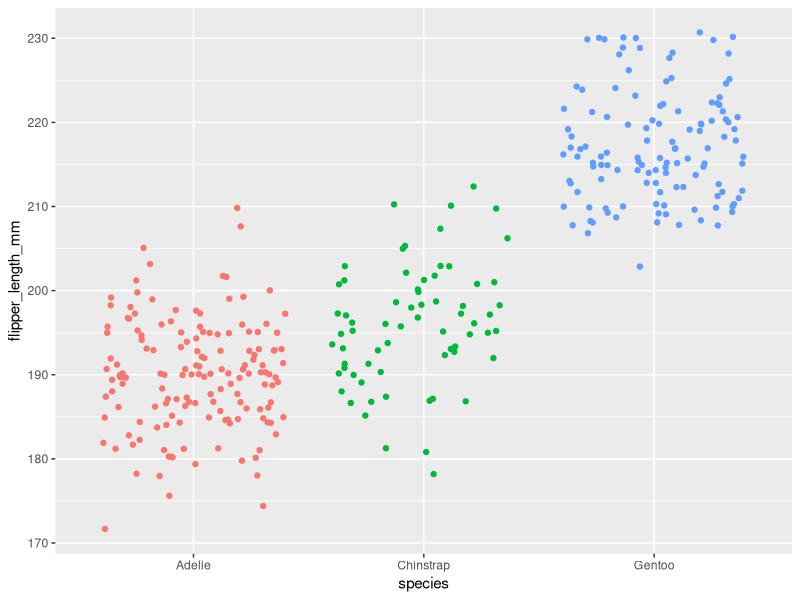
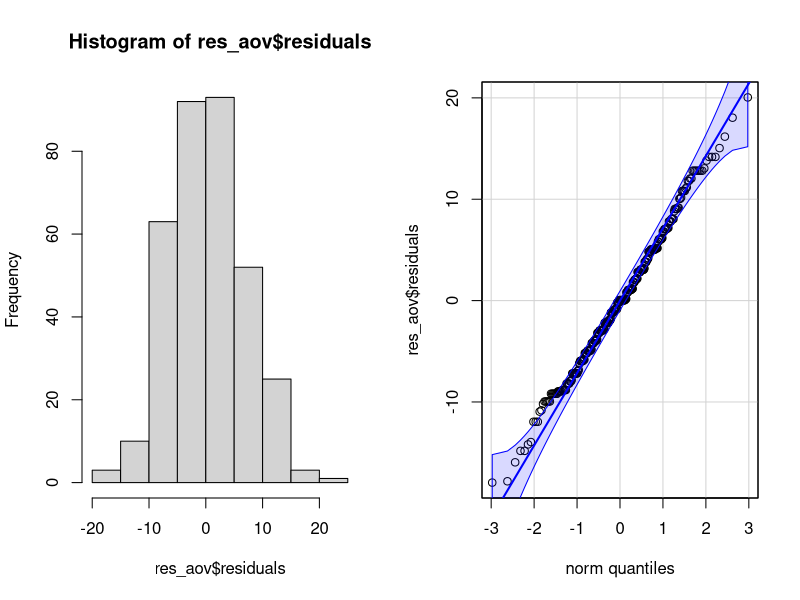
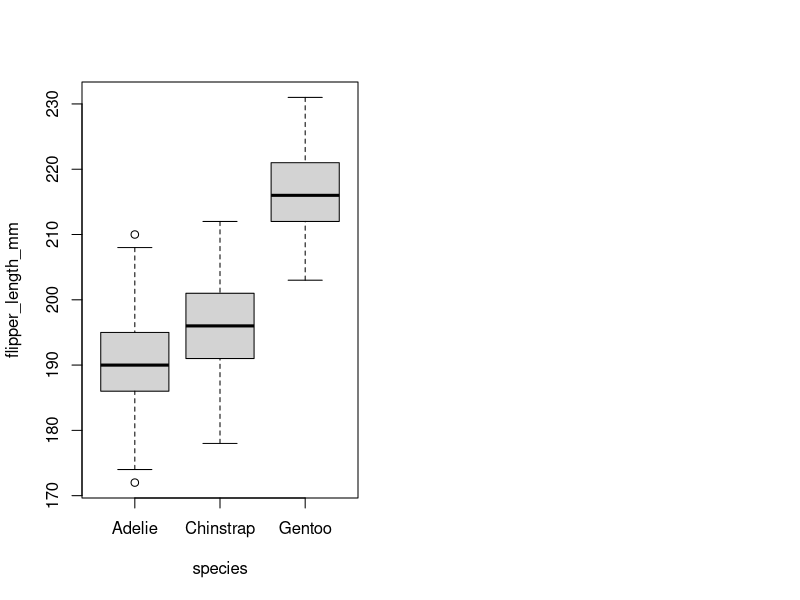
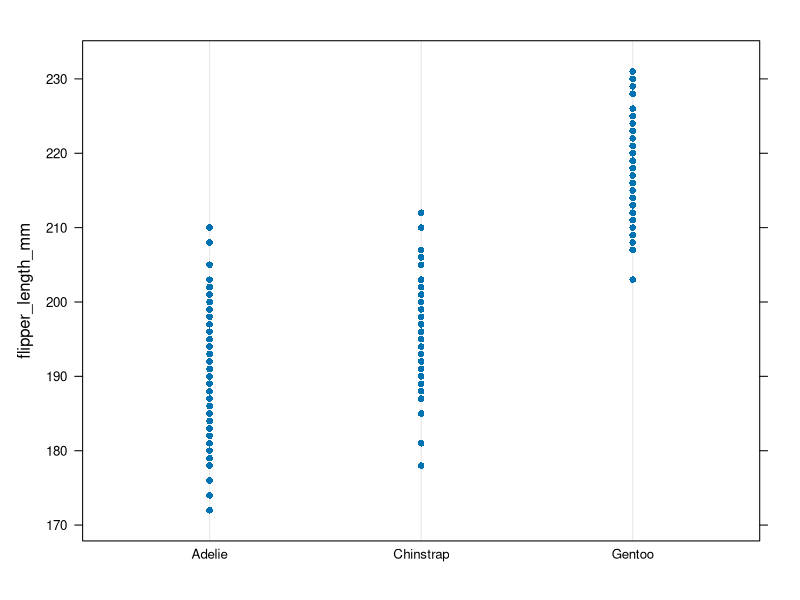
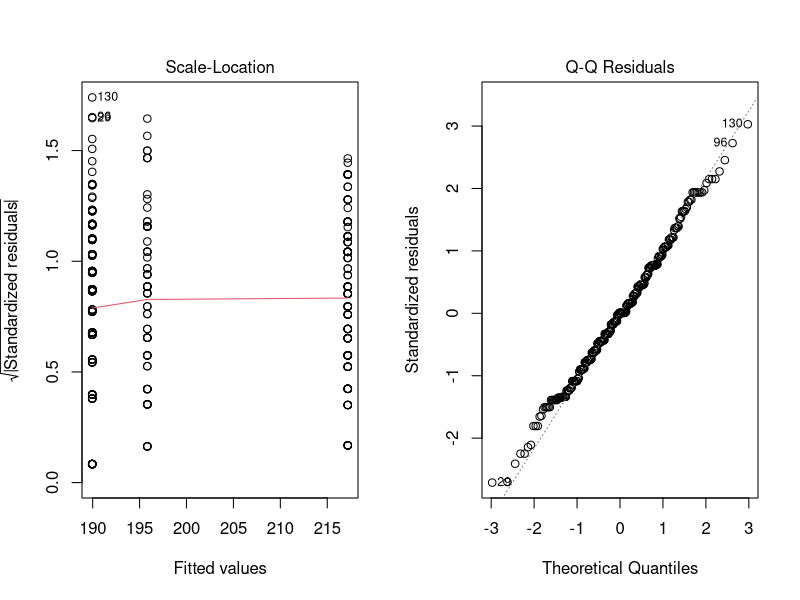
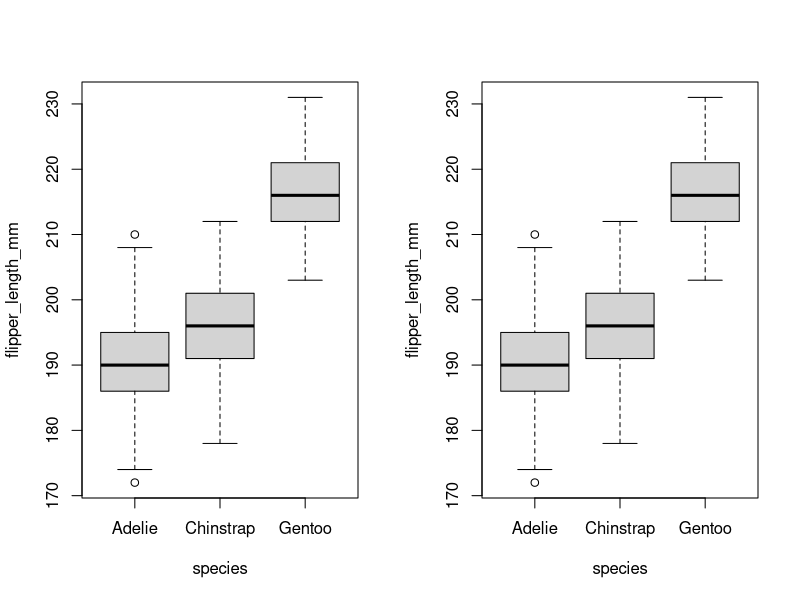
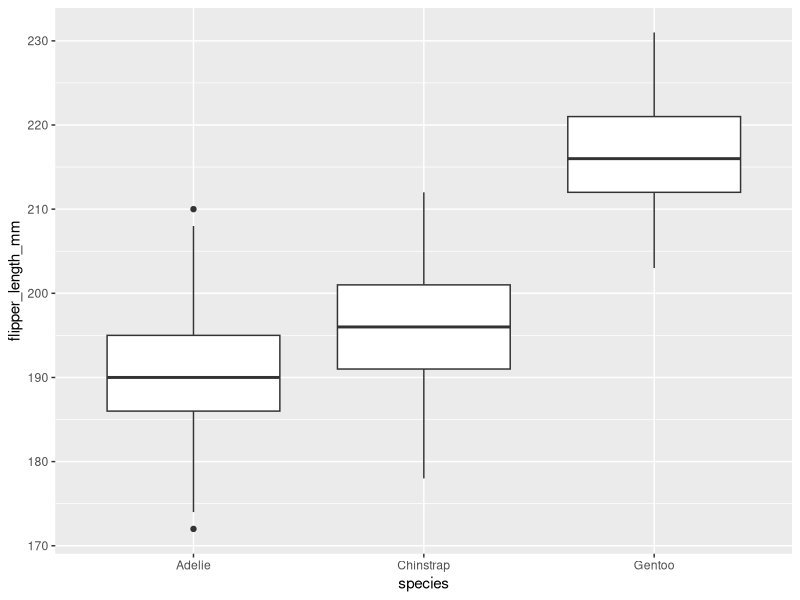

Source code (R) for these figures, in order:
# install.packages("palmerpenguins")
library(palmerpenguins)

library(tidyverse)

dat <- penguins %>%
  select(species, flipper_length_mm)
summary(dat)
library(ggplot2)

ggplot(dat) +
  aes(x = species, y = flipper_length_mm, color = species) +
  geom_jitter() +
  theme(legend.position = "none")
res_aov <- aov(flipper_length_mm ~ species,
  data = dat
)
par(mfrow = c(1, 2)) # combine plots

# histogram
hist(res_aov$residuals)

# QQ-plot
library(car)
qqPlot(res_aov$residuals,
  id = FALSE # id = FALSE to remove point identification
)
shapiro.test(res_aov$residuals)
# Boxplot
boxplot(flipper_length_mm ~ species,
  data = dat
)
# Dotplot
library("lattice")

dotplot(flipper_length_mm ~ species,
  data = dat
)
# Levene's test
library(car)

leveneTest(flipper_length_mm ~ species,
  data = dat
)

par(mfrow = c(1, 2)) # combine plots

# 1. Homogeneity of variances
plot(res_aov, which = 3)

# 2. Normality
plot(res_aov, which = 2)
boxplot(flipper_length_mm ~ species,
  data = dat
)
boxplot(flipper_length_mm ~ species,
  data = dat
)
library(ggplot2)

ggplot(dat) +
  aes(x = species, y = flipper_length_mm) +
  geom_boxplot()

aggregate(flipper_length_mm ~ species,
  data = dat,
  function(x) round(c(mean = mean(x), sd = sd(x)), 2)
)
